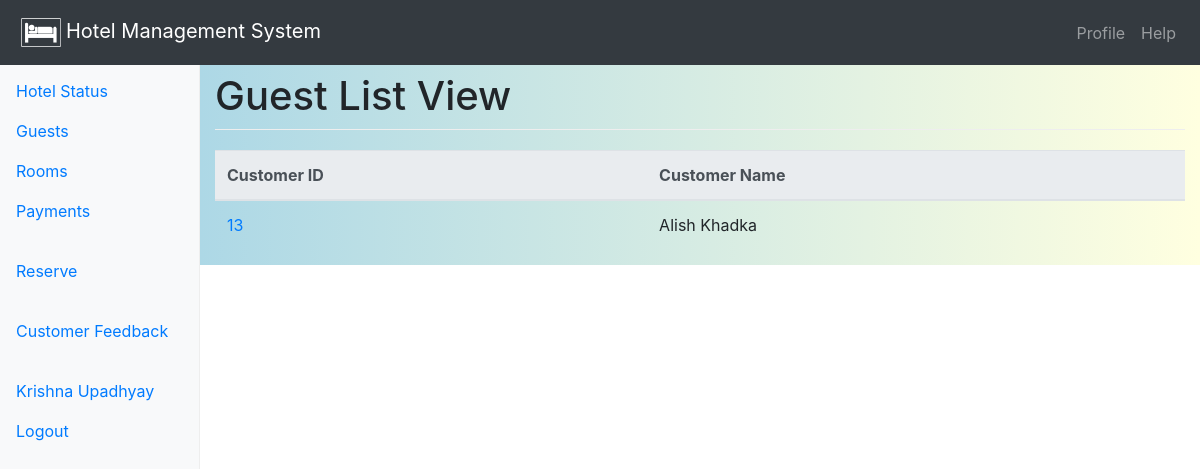
/guests/ (signed in), run on the app's committed database.
### main/models.py (models this page shows, shortened)
@python_2_unicode_compatible
class Customer(models.Model):
    customer_id = models.AutoField(primary_key=True)
    first_name = models.CharField(max_length=50)
    middle_name = models.CharField(max_length=50, null=False, blank=True)
    last_name = models.CharField(max_length=50)
    contact_no = models.CharField(max_length=15)
    address = models.CharField(max_length=100)
    email_address = models.EmailField(null=True, blank=True)
    class Meta:
        ordering = ['first_name', 'middle_name', 'last_name']
        permissions = (('can_view_customer', 'Can view customer'),)

### main/views.py (the view)
# urls.py: path('guests/', views.GuestListView.as_view(), name='guest-list'),
class GuestListView(PermissionRequiredMixin, generic.ListView):
    model = Customer
    paginate_by = 5
    allow_empty = True
    queryset = Customer.objects.all().filter(Q(reservation__checkin__isnull=False),
                                             Q(reservation__checkin__checkout__isnull=True))
    permission_required = 'main.can_view_customer'
    template_name = 'main/guest_list.html'
    title = 'Guest List View'
    context_object_name = 'guest_list'
    extra_context = {'title': title}

### main/templates/main/guest_list.html
{% extends "base.html" %}
{% block main-content %}
    {% if guest_list %}
        <table class="table table-hover">
            <thead class="thead-light">
            <tr>
                <th>Customer ID</th>
                <th>Customer Name</th>
            </tr>
            </thead>
            <tbody>
            {% for guest in guest_list %}
                <tr>
                    <td><a href="{% url 'customer-detail' guest.customer_id %}"> {{ guest.customer_id }}</a></td>
                    <td>{{ guest.first_name }} {{ guest.middle_name }} {{ guest.last_name }}</td>
                </tr>
            {% endfor %}
            </tbody>
        </table>
    {% else %}
        <p>There are no guests.</p>
    {% endif %}
{% endblock %}

### main/templates/base.html (shortened to what this page needs)
{% load i18n %}
<!doctype html>
<html lang="en">
<head>
    <link rel="stylesheet" href="https://maxcdn.bootstrapcdn.com/bootstrap/4.0.0/css/bootstrap.min.css"
>
    <link rel="stylesheet" href="//code.jquery.com/ui/1.12.1/themes/base/jquery-ui.css">
    {% load static %}
    <link href="{% static 'css/styles.css' %}" rel="stylesheet">
</head>
<body>
<header>
    <nav class="navbar navbar-expand-md navbar-dark fixed-top bg-dark">
        <a class="navbar-brand" href="{% url 'index' %}">
            <img src="{% static "/img/hotel-fav-icon.png" %}" style="width:50px; height=50px; padding:5px;">Hotel Management System</a>
        <div class="collapse navbar-collapse justify-content-end" id="top_navbar">
            <ul class="navbar-nav">
                {% block navbar-items %}
                    {% if user.is_authenticated %}
                        <li class="nav-item">
                            <a class="nav-link" href="{% url 'profile' %}">Profile</a>
                        </li>
                    {% endif %}
                    <li class="nav-item">
                        <a class="nav-link" href="#">Help</a>
                    </li>
                {% endblock %}
            </ul>
        </div>
    </nav>
</header>
<div class="container-fluid">
    <div class="row">
        {% block sidebar %}
            <nav class="col-sm-3 col-md-2 d-none d-sm-block bg-light sidebar">
                {% block sidebar-items %}
                    <ul class="nav nav-pills flex-column">
                        <li class="nav-item">
                            <a class="nav-link" href="{% url 'index' %}">Hotel
                                Status</a>
                        </li>
                        <li class="nav-item">
                            <a class="nav-link" href="{% url 'guest-list' %}">Guests</a>
                        </li>
                        <li class="nav-item">
                            <a class="nav-link" href="{% url 'rooms' %}">Rooms</a>
                        </li>
                        <li class="nav-item">
                            <a class="nav-link" href="{% url 'payment-index' %}">Payments</a>
                        </li>
                    </ul>
                    {% if user.is_superuser %}
                    <ul class="nav nav-pills flex-column">
                        <li class="nav-item">
                            <a class="nav-link" href="{% url 'reservations' %}">Reservations</a>
                        </li>
                        <li class="nav-item">
                            <a class="nav-link" href="{% url 'check_in-list' %}">Check-ins</a>
                        </li>
                        <li class="nav-item">
                            <a class="nav-link" href="{% url 'check_out-list' %}">Check-outs</a>
                        </li>
                    </ul>
                    {% else %}
                    <ul class="nav nav-pills flex-column">
                        <li class="nav-item">
                            <a class="nav-link" href="{% url 'reserve' %}">Reserve</a>
                        </li>
                    </ul>
                    {% endif %}
                    <ul class="nav nav-pills flex-column">
                        <li class="nav-item">
                            <a class="nav-link" href="#">Customer Feedback</a>
                        </li>
                    </ul>
                    <ul class="nav nav-pills flex-column">
                        {% block login-status %}
                            {% if user.is_authenticated %}
                                <li class="nav-item">
                                    <a class="nav-link" href="#">{{ user.first_name }} {{ user.last_name }}</a>
                                    <a class="nav-link" href="{% url 'logout' %}?next={{ request.path }}">Logout</a>
                                </li>
                            {% endif %}
                        {% endblock %}
                    </ul>
                {% endblock %}
            </nav>
        {% endblock %}
        <main role="main" class="col-sm-9 ml-sm-auto col-md-10 pt-3"
              style="background: linear-gradient(to right, lightblue, lightyellow)">
            {% block content-title %}
                <h1>{{ title }}</h1>
            {% endblock %}
            {% block main-content %}{% endblock %}
        </main>
    </div>
</div>
{% load static %}
</body>
</html>

### main/static/css/styles.css (style rules this page uses)
body { padding-top: 3.5rem; }
h1 { padding-bottom: 9px; margin-bottom: 20px; border-bottom: 1px solid #eee; }
.sidebar { position: fixed; top: 51px; bottom: 0; left: 0; z-index: 1000; padding: 20px 0; overflow-x: hidden; overflow-y: auto; border-right: 1px solid #eee; }
.sidebar .nav { margin-bottom: 20px; }
.sidebar .nav-item { width: 100%; }
.sidebar .nav-item + .nav-item { margin-left: 0; }
.sidebar .nav-link { border-radius: 0; }

### data on the page
Customer: customer_id "13", first_name "Alish", last_name "Khadka"

### other printed values
{{ user.first_name }} "Krishna"
{{ user.last_name }} "Upadhyay"
{{ title }} "Guest List View"
